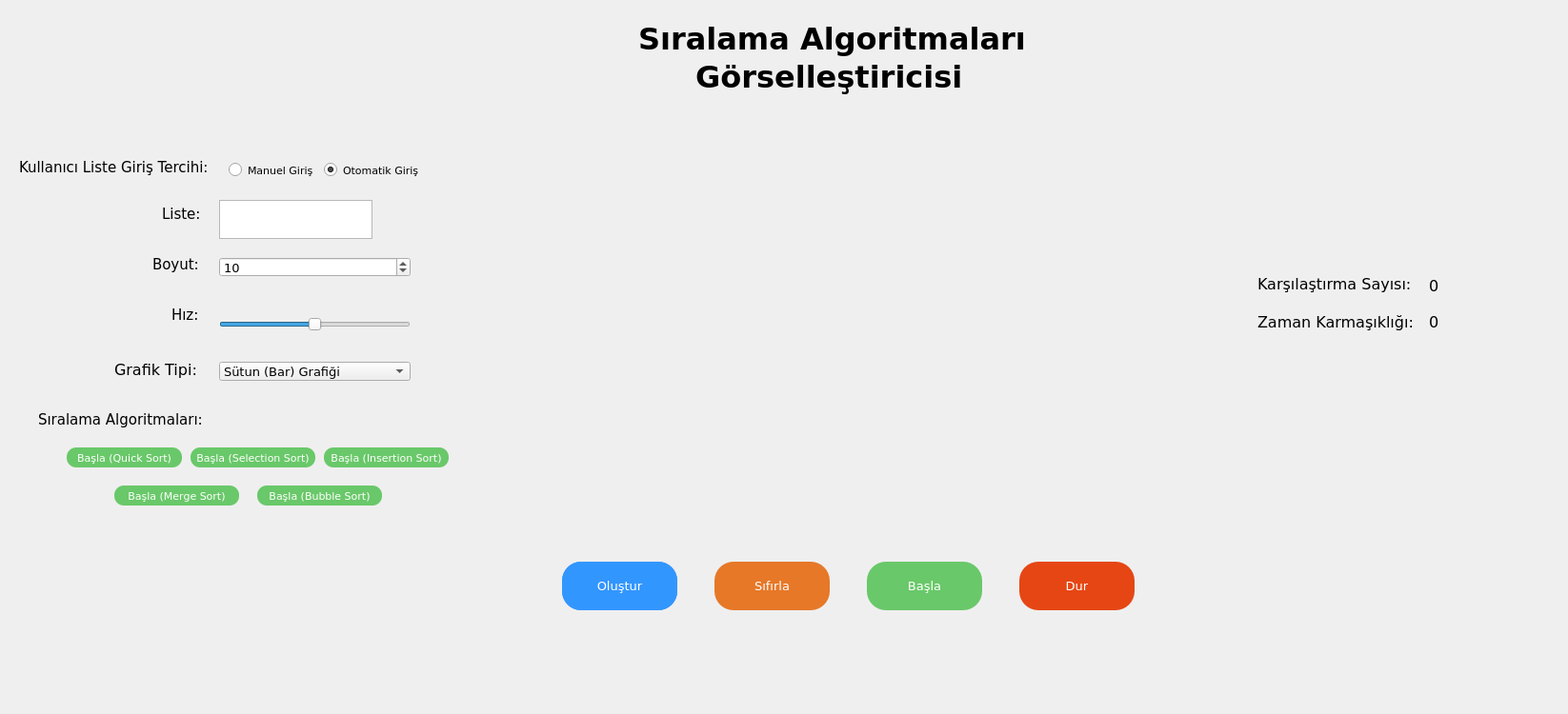
<?xml version="1.0" encoding="UTF-8"?>
<ui version="4.0">
 <class>mainWindow</class>
 <widget class="QMainWindow" name="mainWindow">
  <property name="geometry">
   <rect>
    <x>0</x>
    <y>0</y>
    <width>1646</width>
    <height>750</height>
   </rect>
  </property>
  <property name="font">
   <font>
    <family>Verdana</family>
    <pointsize>10</pointsize>
   </font>
  </property>
  <property name="contextMenuPolicy">
   <enum>Qt::DefaultContextMenu</enum>
  </property>
  <property name="windowTitle">
   <string>Sıralama Algoritmaları Görselleştirici</string>
  </property>
  <property name="layoutDirection">
   <enum>Qt::LeftToRight</enum>
  </property>
  <widget class="QWidget" name="centralwidget">
   <widget class="MplWidget" name="MplWidget" native="true">
    <property name="geometry">
     <rect>
      <x>510</x>
      <y>130</y>
      <width>761</width>
      <height>431</height>
     </rect>
    </property>
   </widget>
   <widget class="QPushButton" name="btn_Random">
    <property name="geometry">
     <rect>
      <x>590</x>
      <y>590</y>
      <width>121</width>
      <height>51</height>
     </rect>
    </property>
    <property name="font">
     <font>
      <family>Verdana</family>
      <pointsize>10</pointsize>
     </font>
    </property>
    <property name="styleSheet">
     <string notr="true">QPushButton {
	border-radius: 20px;
	background-color: rgb( 50, 150, 255);
	color: rgb( 255, 255, 255);
}

QPushButton:hover {	
	background-color: rgb(85, 170, 255);
}</string>
    </property>
    <property name="text">
     <string>Oluştur</string>
    </property>
   </widget>
   <widget class="QPushButton" name="pushButton_dur">
    <property name="geometry">
     <rect>
      <x>1070</x>
      <y>590</y>
      <width>121</width>
      <height>51</height>
     </rect>
    </property>
    <property name="font">
     <font>
      <family>Verdana</family>
      <pointsize>10</pointsize>
     </font>
    </property>
    <property name="cursor">
     <cursorShape>PointingHandCursor</cursorShape>
    </property>
    <property name="styleSheet">
     <string notr="true">QPushButton {
	border-radius: 20px;
	background-color: rgb( 230, 70, 20);
	color: rgb( 255, 255, 255);
}

QPushButton:hover {	
	background-color: rgb( 255, 80, 50);
}</string>
    </property>
    <property name="text">
     <string>Dur</string>
    </property>
   </widget>
   <widget class="QLabel" name="label_11">
    <property name="geometry">
     <rect>
      <x>1320</x>
      <y>326</y>
      <width>209</width>
      <height>25</height>
     </rect>
    </property>
    <property name="font">
     <font>
      <family>Verdana</family>
      <pointsize>12</pointsize>
     </font>
    </property>
    <property name="text">
     <string>Zaman Karmaşıklığı:</string>
    </property>
   </widget>
   <widget class="QLabel" name="label_zamankar">
    <property name="geometry">
     <rect>
      <x>1500</x>
      <y>330</y>
      <width>401</width>
      <height>16</height>
     </rect>
    </property>
    <property name="font">
     <font>
      <family>Verdana</family>
      <pointsize>12</pointsize>
     </font>
    </property>
    <property name="text">
     <string>0</string>
    </property>
   </widget>
   <widget class="QLabel" name="label_10">
    <property name="geometry">
     <rect>
      <x>1320</x>
      <y>286</y>
      <width>209</width>
      <height>25</height>
     </rect>
    </property>
    <property name="font">
     <font>
      <family>Verdana</family>
      <pointsize>12</pointsize>
     </font>
    </property>
    <property name="text">
     <string>Karşılaştırma Sayısı:</string>
    </property>
   </widget>
   <widget class="QLabel" name="label_karsilastirma">
    <property name="geometry">
     <rect>
      <x>1500</x>
      <y>290</y>
      <width>141</width>
      <height>21</height>
     </rect>
    </property>
    <property name="font">
     <font>
      <family>Verdana</family>
      <pointsize>12</pointsize>
     </font>
    </property>
    <property name="text">
     <string>0</string>
    </property>
   </widget>
   <widget class="QLabel" name="label_8">
    <property name="geometry">
     <rect>
      <x>670</x>
      <y>20</y>
      <width>641</width>
      <height>41</height>
     </rect>
    </property>
    <property name="font">
     <font>
      <family>Verdana</family>
      <pointsize>24</pointsize>
      <weight>75</weight>
      <bold>true</bold>
     </font>
    </property>
    <property name="text">
     <string>Sıralama Algoritmaları</string>
    </property>
   </widget>
   <widget class="QLabel" name="label_9">
    <property name="geometry">
     <rect>
      <x>730</x>
      <y>60</y>
      <width>641</width>
      <height>41</height>
     </rect>
    </property>
    <property name="font">
     <font>
      <family>Verdana</family>
      <pointsize>24</pointsize>
      <weight>75</weight>
      <bold>true</bold>
     </font>
    </property>
    <property name="text">
     <string>Görselleştiricisi</string>
    </property>
   </widget>
   <widget class="QPushButton" name="pushButton_sifirla">
    <property name="geometry">
     <rect>
      <x>750</x>
      <y>590</y>
      <width>121</width>
      <height>51</height>
     </rect>
    </property>
    <property name="font">
     <font>
      <family>Verdana</family>
      <pointsize>10</pointsize>
     </font>
    </property>
    <property name="cursor">
     <cursorShape>PointingHandCursor</cursorShape>
    </property>
    <property name="styleSheet">
     <string notr="true">QPushButton {
	border-radius: 20px;
	background-color: rgb( 230, 120, 40);
	color: rgb( 255, 255, 255);
}

QPushButton:hover {	
	background-color: rgb( 255, 120, 40);
}</string>
    </property>
    <property name="text">
     <string>Sıfırla</string>
    </property>
   </widget>
   <widget class="QLabel" name="label_6">
    <property name="geometry">
     <rect>
      <x>20</x>
      <y>165</y>
      <width>241</width>
      <height>21</height>
     </rect>
    </property>
    <property name="font">
     <font>
      <family>Verdana</family>
      <pointsize>11</pointsize>
     </font>
    </property>
    <property name="text">
     <string>Kullanıcı Liste Giriş Tercihi:</string>
    </property>
   </widget>
   <widget class="QRadioButton" name="radioBtn_manuel">
    <property name="geometry">
     <rect>
      <x>240</x>
      <y>170</y>
      <width>111</width>
      <height>17</height>
     </rect>
    </property>
    <property name="font">
     <font>
      <family>Verdana</family>
      <pointsize>8</pointsize>
     </font>
    </property>
    <property name="text">
     <string>Manuel Giriş</string>
    </property>
    <property name="checked">
     <bool>false</bool>
    </property>
   </widget>
   <widget class="QRadioButton" name="radioBtn_oto">
    <property name="geometry">
     <rect>
      <x>340</x>
      <y>170</y>
      <width>141</width>
      <height>17</height>
     </rect>
    </property>
    <property name="font">
     <font>
      <family>Verdana</family>
      <pointsize>8</pointsize>
     </font>
    </property>
    <property name="text">
     <string>Otomatik Giriş</string>
    </property>
    <property name="checked">
     <bool>true</bool>
    </property>
   </widget>
   <widget class="QComboBox" name="comboBox_grafik">
    <property name="geometry">
     <rect>
      <x>230</x>
      <y>380</y>
      <width>201</width>
      <height>20</height>
     </rect>
    </property>
    <property name="font">
     <font>
      <family>Verdana</family>
     </font>
    </property>
    <item>
     <property name="text">
      <string>Sütun (Bar) Grafiği</string>
     </property>
    </item>
    <item>
     <property name="text">
      <string>Dağılım (Scatter) Grafiği</string>
     </property>
    </item>
    <item>
     <property name="text">
      <string>Kök (Stem) Grafiği</string>
     </property>
    </item>
   </widget>
   <widget class="QLabel" name="label_4">
    <property name="geometry">
     <rect>
      <x>120</x>
      <y>360</y>
      <width>101</width>
      <height>56</height>
     </rect>
    </property>
    <property name="font">
     <font>
      <family>Verdana</family>
      <pointsize>12</pointsize>
     </font>
    </property>
    <property name="text">
     <string>Grafik Tipi:</string>
    </property>
   </widget>
   <widget class="QLabel" name="lblBars">
    <property name="geometry">
     <rect>
      <x>160</x>
      <y>260</y>
      <width>61</width>
      <height>35</height>
     </rect>
    </property>
    <property name="font">
     <font>
      <family>Verdana</family>
      <pointsize>11</pointsize>
     </font>
    </property>
    <property name="text">
     <string>Boyut:</string>
    </property>
   </widget>
   <widget class="QSpinBox" name="spnBars">
    <property name="geometry">
     <rect>
      <x>230</x>
      <y>270</y>
      <width>201</width>
      <height>21</height>
     </rect>
    </property>
    <property name="font">
     <font>
      <family>Verdana</family>
      <pointsize>10</pointsize>
     </font>
    </property>
    <property name="minimum">
     <number>0</number>
    </property>
    <property name="maximum">
     <number>250</number>
    </property>
    <property name="value">
     <number>10</number>
    </property>
   </widget>
   <widget class="QLabel" name="label_5">
    <property name="geometry">
     <rect>
      <x>170</x>
      <y>200</y>
      <width>41</width>
      <height>49</height>
     </rect>
    </property>
    <property name="font">
     <font>
      <family>Verdana</family>
      <pointsize>11</pointsize>
     </font>
    </property>
    <property name="text">
     <string>Liste:</string>
    </property>
   </widget>
   <widget class="QLabel" name="lblAnim">
    <property name="geometry">
     <rect>
      <x>180</x>
      <y>300</y>
      <width>30</width>
      <height>62</height>
     </rect>
    </property>
    <property name="font">
     <font>
      <family>Verdana</family>
      <pointsize>11</pointsize>
     </font>
    </property>
    <property name="text">
     <string>Hız:</string>
    </property>
   </widget>
   <widget class="QSlider" name="sldAnim_speed">
    <property name="geometry">
     <rect>
      <x>230</x>
      <y>330</y>
      <width>201</width>
      <height>22</height>
     </rect>
    </property>
    <property name="font">
     <font>
      <family>Verdana</family>
      <pointsize>10</pointsize>
     </font>
    </property>
    <property name="minimum">
     <number>1</number>
    </property>
    <property name="singleStep">
     <number>10</number>
    </property>
    <property name="value">
     <number>50</number>
    </property>
    <property name="orientation">
     <enum>Qt::Horizontal</enum>
    </property>
   </widget>
   <widget class="QLabel" name="lblBars_2">
    <property name="geometry">
     <rect>
      <x>40</x>
      <y>390</y>
      <width>409</width>
      <height>102</height>
     </rect>
    </property>
    <property name="font">
     <font>
      <family>Verdana</family>
      <pointsize>11</pointsize>
     </font>
    </property>
    <property name="text">
     <string>Sıralama Algoritmaları:</string>
    </property>
   </widget>
   <widget class="QPushButton" name="btn_Quick">
    <property name="geometry">
     <rect>
      <x>70</x>
      <y>470</y>
      <width>121</width>
      <height>21</height>
     </rect>
    </property>
    <property name="font">
     <font>
      <family>Verdana</family>
      <pointsize>8</pointsize>
     </font>
    </property>
    <property name="styleSheet">
     <string notr="true">QPushButton {
	border-radius: 10px;
	background-color: rgb( 105, 200, 105);
	color: rgb( 255, 255, 255);
}

QPushButton:hover {	
	background-color: rgb(105, 230, 105);
}</string>
    </property>
    <property name="text">
     <string>Başla (Quick Sort)</string>
    </property>
   </widget>
   <widget class="QPushButton" name="btn_Bubble">
    <property name="geometry">
     <rect>
      <x>270</x>
      <y>510</y>
      <width>131</width>
      <height>21</height>
     </rect>
    </property>
    <property name="font">
     <font>
      <family>Verdana</family>
      <pointsize>8</pointsize>
     </font>
    </property>
    <property name="styleSheet">
     <string notr="true">QPushButton {
	border-radius: 10px;
	background-color: rgb( 105, 200, 105);
	color: rgb( 255, 255, 255);
}

QPushButton:hover {	
	background-color: rgb(105, 230, 105);
}</string>
    </property>
    <property name="text">
     <string>Başla (Bubble Sort)</string>
    </property>
   </widget>
   <widget class="QPushButton" name="btn_Merge">
    <property name="geometry">
     <rect>
      <x>120</x>
      <y>510</y>
      <width>131</width>
      <height>21</height>
     </rect>
    </property>
    <property name="font">
     <font>
      <family>Verdana</family>
      <pointsize>8</pointsize>
     </font>
    </property>
    <property name="styleSheet">
     <string notr="true">QPushButton {
	border-radius: 10px;
	background-color: rgb( 105, 200, 105);
	color: rgb( 255, 255, 255);
}

QPushButton:hover {	
	background-color: rgb(105, 230, 105);
}</string>
    </property>
    <property name="text">
     <string>Başla (Merge Sort)</string>
    </property>
   </widget>
   <widget class="QPushButton" name="btn_Selection">
    <property name="geometry">
     <rect>
      <x>200</x>
      <y>470</y>
      <width>131</width>
      <height>21</height>
     </rect>
    </property>
    <property name="font">
     <font>
      <family>Verdana</family>
      <pointsize>8</pointsize>
      <kerning>true</kerning>
     </font>
    </property>
    <property name="styleSheet">
     <string notr="true">QPushButton {
	border-radius: 10px;
	background-color: rgb( 105, 200, 105);
	color: rgb( 255, 255, 255);
}

QPushButton:hover {	
	background-color: rgb(105, 230, 105);
}</string>
    </property>
    <property name="text">
     <string>Başla (Selection Sort)</string>
    </property>
   </widget>
   <widget class="QPushButton" name="btn_Insertion">
    <property name="geometry">
     <rect>
      <x>340</x>
      <y>470</y>
      <width>131</width>
      <height>21</height>
     </rect>
    </property>
    <property name="font">
     <font>
      <family>Verdana</family>
      <pointsize>8</pointsize>
     </font>
    </property>
    <property name="styleSheet">
     <string notr="true">QPushButton {
	border-radius: 10px;
	background-color: rgb( 105, 200, 105);
	color: rgb( 255, 255, 255);
}

QPushButton:hover {	
	background-color: rgb(105, 230, 105);
}</string>
    </property>
    <property name="text">
     <string>Başla (Insertion Sort)</string>
    </property>
   </widget>
   <widget class="QTextEdit" name="textEdit_degerekle">
    <property name="geometry">
     <rect>
      <x>230</x>
      <y>210</y>
      <width>161</width>
      <height>41</height>
     </rect>
    </property>
   </widget>
   <widget class="QPushButton" name="btn_Manuel">
    <property name="geometry">
     <rect>
      <x>590</x>
      <y>590</y>
      <width>121</width>
      <height>51</height>
     </rect>
    </property>
    <property name="font">
     <font>
      <family>Verdana</family>
      <pointsize>10</pointsize>
     </font>
    </property>
    <property name="styleSheet">
     <string notr="true">QPushButton {
	border-radius: 20px;
	background-color: rgb( 50, 150, 255);
	color: rgb( 255, 255, 255);
}

QPushButton:hover {	
	background-color: rgb(85, 170, 255);
}</string>
    </property>
    <property name="text">
     <string>Oluştur</string>
    </property>
   </widget>
   <widget class="QPushButton" name="pushButton_basla">
    <property name="geometry">
     <rect>
      <x>910</x>
      <y>590</y>
      <width>121</width>
      <height>51</height>
     </rect>
    </property>
    <property name="font">
     <font>
      <family>Verdana</family>
      <pointsize>10</pointsize>
     </font>
    </property>
    <property name="cursor">
     <cursorShape>PointingHandCursor</cursorShape>
    </property>
    <property name="styleSheet">
     <string notr="true">QPushButton {
	border-radius: 20px;
	background-color: rgb( 105, 200, 105);
	color: rgb( 255, 255, 255);
}

QPushButton:hover {	
	background-color: rgb(105, 230, 105);
}</string>
    </property>
    <property name="text">
     <string>Başla</string>
    </property>
   </widget>
   <zorder>btn_Manuel</zorder>
   <zorder>MplWidget</zorder>
   <zorder>btn_Random</zorder>
   <zorder>pushButton_dur</zorder>
   <zorder>label_11</zorder>
   <zorder>label_zamankar</zorder>
   <zorder>label_10</zorder>
   <zorder>label_karsilastirma</zorder>
   <zorder>label_8</zorder>
   <zorder>label_9</zorder>
   <zorder>pushButton_sifirla</zorder>
   <zorder>label_6</zorder>
   <zorder>radioBtn_manuel</zorder>
   <zorder>radioBtn_oto</zorder>
   <zorder>comboBox_grafik</zorder>
   <zorder>label_4</zorder>
   <zorder>lblBars</zorder>
   <zorder>spnBars</zorder>
   <zorder>label_5</zorder>
   <zorder>lblAnim</zorder>
   <zorder>sldAnim_speed</zorder>
   <zorder>lblBars_2</zorder>
   <zorder>btn_Quick</zorder>
   <zorder>btn_Bubble</zorder>
   <zorder>btn_Merge</zorder>
   <zorder>btn_Selection</zorder>
   <zorder>btn_Insertion</zorder>
   <zorder>textEdit_degerekle</zorder>
   <zorder>pushButton_basla</zorder>
  </widget>
  <widget class="QMenuBar" name="menubar">
   <property name="geometry">
    <rect>
     <x>0</x>
     <y>0</y>
     <width>1646</width>
     <height>21</height>
    </rect>
   </property>
  </widget>
 </widget>
 <customwidgets>
  <customwidget>
   <class>MplWidget</class>
   <extends>QWidget</extends>
   <header>mplwidget.h</header>
   <container>1</container>
  </customwidget>
 </customwidgets>
 <resources/>
 <connections/>
</ui>
